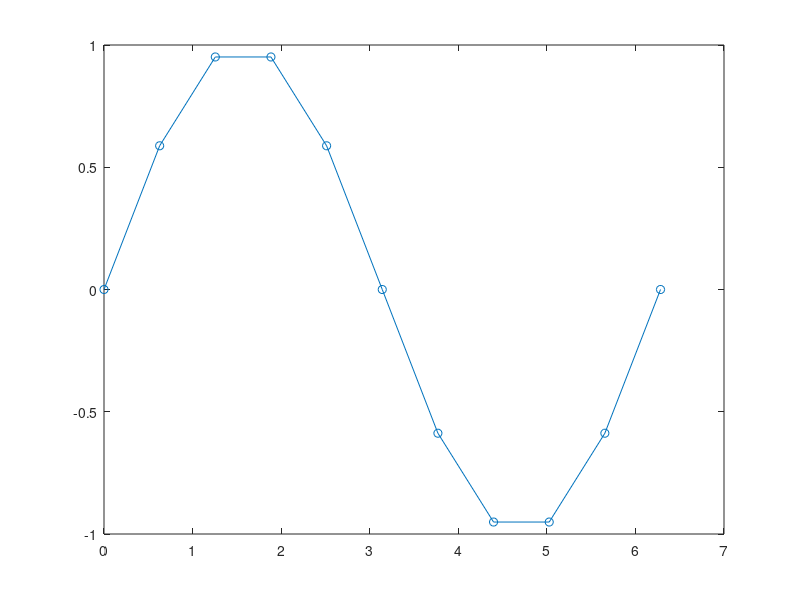

Here is the MATLAB script that generated this plot:
% 20 * pi - 10 periods
% 2 * pi - 1 period
% 4 * pi - 2 periods
x = 0:(0.2*pi):(2*pi);
figure
title('Task2');
plot(x,sin(x), '-o');

